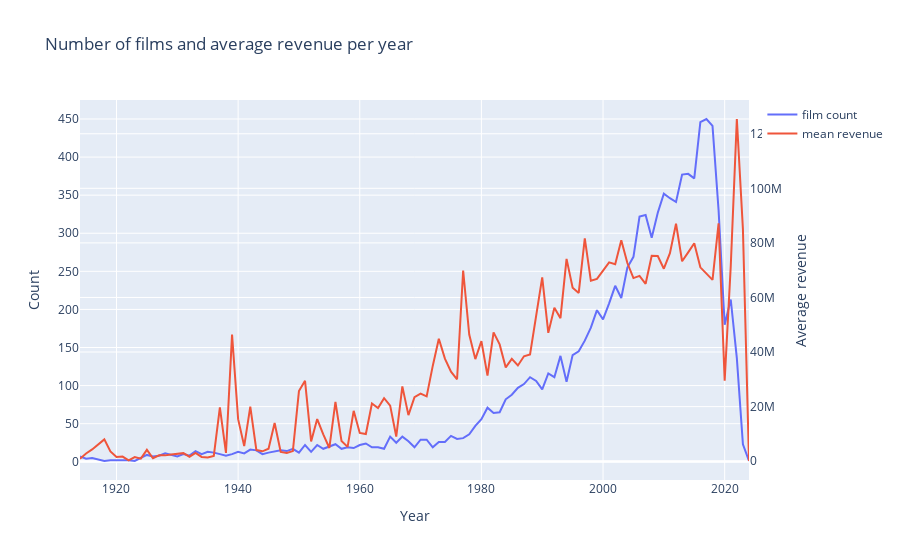

The code cell stored with this chart in its notebook:
### Markdown cell above
The visualization indicates that there has been a significant increase in the number of movies released since the 2000s. 
And since our dataset is mainly about movies that are having revenue, so the increase slows down in the previous years of 2023.

### Code cell
# Plot for release date vs revenue
d1 = df['release_date_year'].value_counts().sort_index()
d2 = df.groupby(['release_date_year'])['revenue'].mean()

data = [go.Scatter(x=d1.index, y=d1.values, name='film count'),
        go.Scatter(x=d2.index, y=d2.values, name='mean revenue', yaxis='y2')]

layout = go.Layout(dict(title = "Number of films and average revenue per year",
                  xaxis = dict(title = 'Year'),
                  yaxis = dict(title = 'Count'),
                  yaxis2=dict(title='Average revenue', overlaying='y', side='right')
                  ),legend=dict(
                orientation="v"))
py.iplot(dict(data=data, layout=layout))
